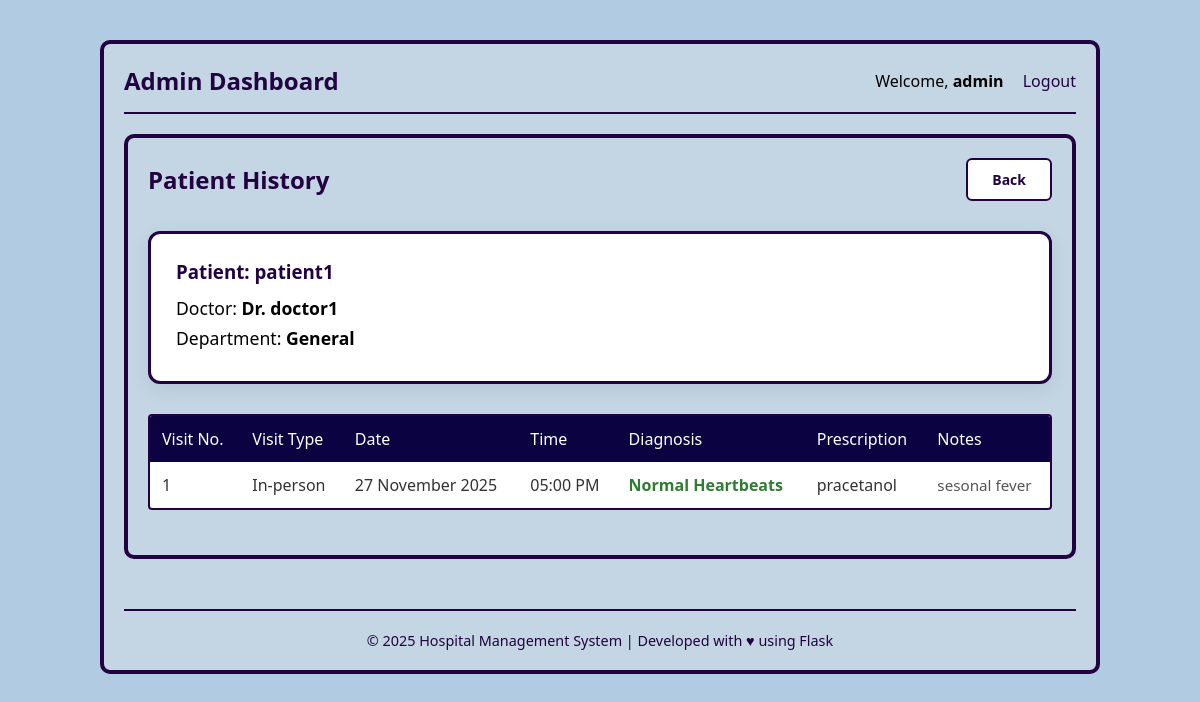
The app's page /view_appointment/1 (signed in) with its own data.
### application/models.py (models this page shows)
class Patient(db.Model):
    id = db.Column(db.Integer, primary_key=True)
    email = db.Column(db.String(), unique=True, nullable=False)
    username = db.Column(db.String(), unique=True, nullable=False)
    password = db.Column(db.String(), nullable=False)
    name = db.Column(db.String(), nullable=False)
    age = db.Column(db.Integer)
    gender = db.Column(db.Enum('Male', 'Female'))
    appointments = db.relationship('Appointment', backref='patient')

class Doctor(db.Model):
    id = db.Column(db.Integer, primary_key=True)
    email = db.Column(db.String(), unique=True, nullable=False)
    username = db.Column(db.String(), unique=True, nullable=False)
    password = db.Column(db.String(), nullable=False)
    name = db.Column(db.String(), nullable=False)
    Dep_id = db.Column(db.Integer, db.ForeignKey("department.id"), nullable=False)
    gender = db.Column(db.Enum('Male', 'Female'), nullable=False)
    appointments = db.relationship('Appointment', backref='doctor')

class Department(db.Model):
    id = db.Column(db.Integer, primary_key=True)
    dep_name = db.Column(db.String(), nullable=False)
    description = db.Column(db.String(), nullable=False)
    doctors_registered = db.relationship('Doctor', backref='department')

class Treatment(db.Model):
    id = db.Column(db.Integer, primary_key=True)
    appoint_id = db.Column(db.Integer, db.ForeignKey("appointment.id"), nullable=False)
    diagnosis = db.Column(db.String(), nullable=False)
    prescription = db.Column(db.String(), nullable=False)
    notes = db.Column(db.String())

class Appointment(db.Model):
    id = db.Column(db.Integer, primary_key=True)
    p_id = db.Column(db.Integer, db.ForeignKey("patient.id"), nullable=False)
    d_id = db.Column(db.Integer, db.ForeignKey("doctor.id"), nullable=False)
    date = db.Column(db.Date, nullable=False)
    time = db.Column(db.Time, nullable=False)
    status = db.Column(db.Enum('Booked', 'Completed', 'Cancelled'), nullable=False)
    treatments = db.relationship('Treatment', backref='appointment')

### application/controllers.py (the view)
@app.route('/view_appointment/<int:appt_id>')
def view_appointment(appt_id):
    appointment = Appointment.query.get_or_404(appt_id)
    treatments = Treatment.query.join(Appointment, Treatment.appoint_id == Appointment.id).filter(
        Appointment.p_id == appointment.p_id,
        Appointment.d_id == appointment.d_id,
        Appointment.status == 'Completed'
    ).order_by(Appointment.date).all()
    return render_template(
        'view_appointment.html',
        patient=appointment.patient,
        doctor=appointment.doctor,
        treatments=treatments
    )

### templates/view_appointment.html (shortened to what this page needs)
{% extends "base.html" %}
{% block content %}
<div class="dashboard-container">
    <div class="nav-bar" style="margin-bottom: 30px; border-bottom: none; padding-bottom: 0;">
        <h2 style="margin: 0; color: rgb(34, 2, 65);">Patient History</h2>
        <a href="javascript:history.back()"
           class="btn"
           style="
               background: white;
               color: rgb(34, 2, 65);
               border: 2px solid rgb(34, 2, 65);
               padding: 10px 24px;
               font-weight: bold;
               border-radius: 6px;
               text-decoration: none;
           "
           onmouseover="this.style.background='rgb(34, 2, 65)'; this.style.color='white';"
           onmouseout="this.style.background='white'; this.style.color='rgb(34, 2, 65)';">
            Back
        </a>
    </div>
    <div style="
        background: white;
        padding: 25px;
        border-radius: 12px;
        border: 3px solid rgb(34, 2, 65);
        margin-bottom: 30px;
        box-shadow: 0 6px 20px rgba(0,0,0,0.08);
    ">
        <h3 style="color: rgb(34, 2, 65); margin: 0 0 12px 0;">
            Patient: <strong>{{ patient.name }}</strong>
        </h3>
        <p style="margin: 6px 0; font-size: 1.1em;">
            Doctor: <strong>Dr. {{ doctor.name }}</strong>
        </p>
        <p style="margin: 6px 0; font-size: 1.1em;">
            Department: <strong>{{ doctor.department.dep_name }}</strong>
        </p>
    </div>
    <div class="section">
        <table class="appoint-table">
            <thead>
                <tr>
                    <th>Visit No.</th>
                    <th>Visit Type</th>
                    <th>Date</th>
                    <th>Time</th>
                    <th>Diagnosis</th>
                    <th>Prescription</th>
                    <th>Notes</th>
                </tr>
            </thead>
            <tbody>
                {% if treatments|length == 0 %}
                <tr>
                    <td colspan="7" style="text-align: center; padding: 40px; color: #777; font-style: italic;">
                        No treatment records found for this patient with this doctor.
                    </td>
                </tr>
                {% else %}
                    {% for treatment in treatments %}
                    <tr>
                        <td>{{ loop.index }}</td>
                        <td>In-person</td>
                        <td>{{ treatment.appointment.date.strftime('%d %B %Y') }}</td>
                        <td>{{ treatment.appointment.time.strftime('%I:%M %p') }}</td>
                        <td>
                            {% if 'abnormal' in treatment.diagnosis.lower() %}
                                <span style="color: #d32f2f; font-weight: bold;">Abnormal Heartbeats</span>
                            {% elif 'normal' in treatment.diagnosis.lower() %}
                                <span style="color: #2e7d32; font-weight: bold;">Normal Heartbeats</span>
                            {% else %}
                                {{ treatment.diagnosis }}
                            {% endif %}
                        </td>
                        <td>{{ treatment.prescription }}</td>
                        <td style="color: #555; font-size: 0.95em;">
                            {{ treatment.notes or '—' }}
                        </td>
                    </tr>
                    {% endfor %}
                {% endif %}
            </tbody>
        </table>
    </div>
</div>
{% endblock %}

### static/style1.css (style rules this page uses)
* { margin: 0; padding: 0; box-sizing: border-box; font-family: 'Segoe UI', Tahoma, Geneva, Verdana, sans-serif; }
body { background-color: rgb(177, 204, 226); display: flex; justify-content: center; padding: 20px; }
.dashboard-container { background-color: rgb(196, 213, 228); border: 4px solid rgb(34, 2, 65); border-radius: 10px; width: 100%; max-width: 1000px; padding: 20px; margin-top: 20px; }
.nav-bar { display: flex; justify-content: space-between; align-items: center; border-bottom: 2px solid rgb(34, 2, 65); padding-bottom: 15px; margin-bottom: 20px; }
.nav-bar h2 { color: rgb(34, 2, 65); }
.section { margin-bottom: 25px; }
.appoint-table { width: 100%; border-collapse: separate; border-spacing: 0; border: 2px solid rgb(34, 2, 65); background-color: white; border-radius: 4px; overflow: hidden; }
.appoint-table th { background-color: rgb(11, 2, 65); color: white; padding: 12px; text-align: left; font-weight: normal; }
.appoint-table td { padding: 12px; border-bottom: 1px solid #ccc; color: #333; }
.appoint-table tr:last-child td { border-bottom: none; }
.btn { border-radius: 4px; padding: 6px 12px; cursor: pointer; font-size: 14px; font-weight: bold; transition: 0.3s; text-decoration: none; }

### records on screen
Patient: name "patient1"
Doctor: name "doctor1"
Department: department.dep_name "General"
Treatment: appointment "27 November 2025", appointment.time "05:00 PM", diagnosis "Normal Heartbeats", prescription "pracetanol", notes "sesonal fever"

### other values on screen
{{ session.username }} "admin"
